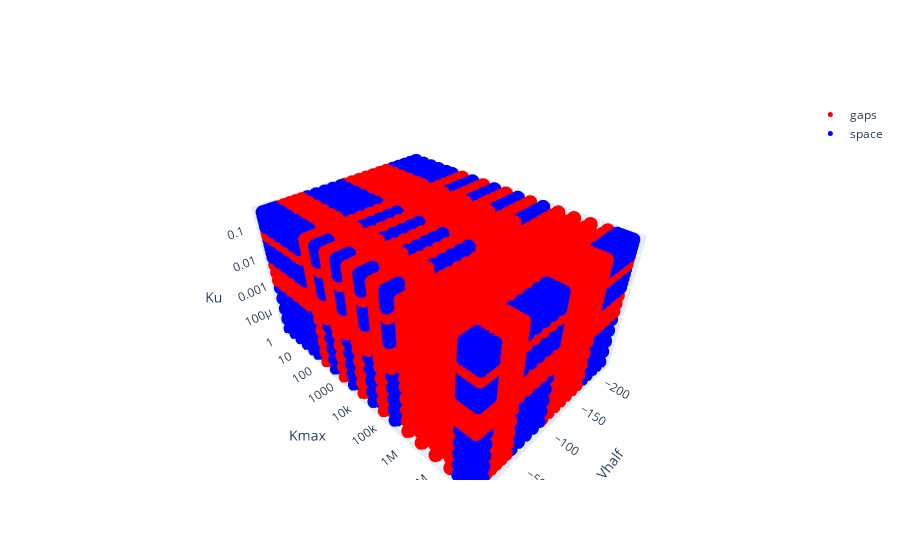

Source (notebook cell):
### Code cell
fig = go.Figure()

# Read data for drugs
saved_data_dir = '../../../simulation_results/'
filename = 'parameter_space_gaps_res5.csv'
df = pd.read_csv(saved_data_dir + filename,
                 header=[0], index_col=[0],
                 skipinitialspace=True)

Vhalf_list = df['Vhalf'].values
Kmax_list = df['Kmax'].values
Ku_list = df['Ku'].values

# Read data for space
saved_data_dir = '../../../simulation_data/sensitivity_analysis/'
file = 'parameter_space_res5.csv'

df = pd.read_csv(saved_data_dir + file,
                 header=[0], index_col=[0],
                 skipinitialspace=True)

Vhalf_range = df['Vhalf'].values
Kmax_range = df['Kmax'].values
Ku_range = df['Ku'].values


fig.add_trace(
    go.Scatter3d(
        x=Vhalf_list,
        y=Kmax_list,
        z=Ku_list,
        mode='markers',
        name='gaps',
        marker=dict(
            color='red',
            size=5,
        )
    )
)

fig.add_trace(
    go.Scatter3d(
        x=Vhalf_range,
        y=Kmax_range,
        z=Ku_range,
        mode='markers',
        name='space',
        marker=dict(
            color='blue',
            size=5,
        )
    )
)

fig.update_layout(scene = dict(
                    xaxis_title='Vhalf',
                    yaxis_title='Kmax',
                    zaxis_title='Ku',
                    yaxis = dict(dtick=1,
                                 type='log'),
                    zaxis = dict(dtick=1,
                                 type='log')))

fig.show()

### Figure 1 — Plotly figure (JSON) as saved in the notebook; plotly's stock layout.template omitted (floating-point values rounded to 4 significant figures; data arrays with more than 128 entries replaced by an {"elided": "..."} marker saying what was removed)
{"data": [{"marker": {"color": "red", "size": 5}, "mode": "markers", "name": "gaps", "type": "scatter3d", "x": {"elided": "9891 float values"}, "y": {"elided": "9891 float values"}, "z": {"elided": "9891 float values"}}, {"marker": {"color": "blue", "size": 5}, "mode": "markers", "name": "space", "type": "scatter3d", "x": {"elided": "3375 float values"}, "y": {"elided": "3375 float values"}, "z": {"elided": "3375 float values"}}], "layout": {"scene": {"xaxis": {"title": {"text": "Vhalf"}}, "yaxis": {"dtick": 1, "title": {"text": "Kmax"}, "type": "log"}, "zaxis": {"dtick": 1, "title": {"text": "Ku"}, "type": "log"}}}}
